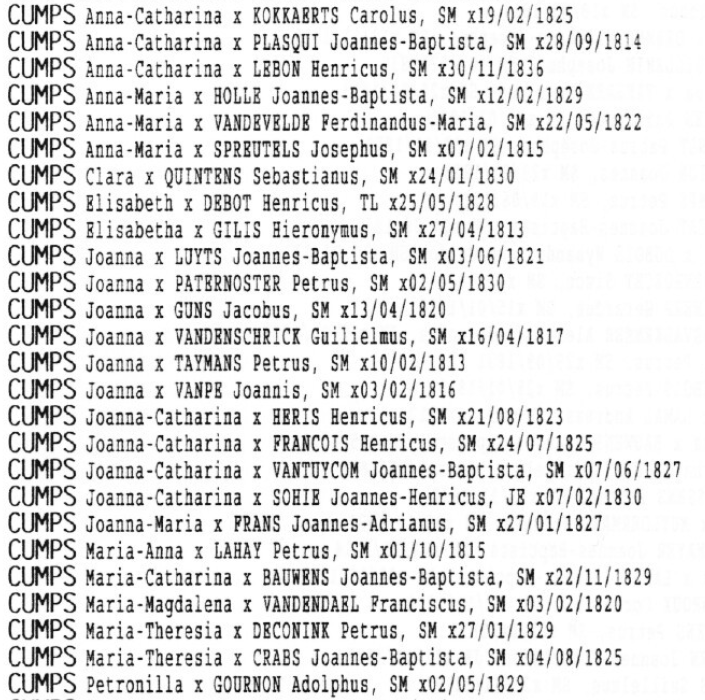
#> input picture Afbeelding 2.png, 705 x 700 px
$ python linesplitter.py   (Python 2 division)
#> lines starting #> are read from the running program, lines starting #| are printed output that depends on the picture; after the words box and inside, x2 and y2 are one past the last pixel; in counts of white or black regions, pixels touching at a corner belong together
import numpy as np
import cv2

# python reimplementation of:
#
# http://stackoverflow.com/questions/34981144/split-text-lines-in-scanned-document/35014061
#

print cv2.__version__

img = cv2.imread('Afbeelding 2.png')
#> img is the input picture: shape (700, 705, 3); min 11, max 255, mean 222.8

cv2.imshow('image',img)
#cv2.waitKey(0)
bin = (255 - img)
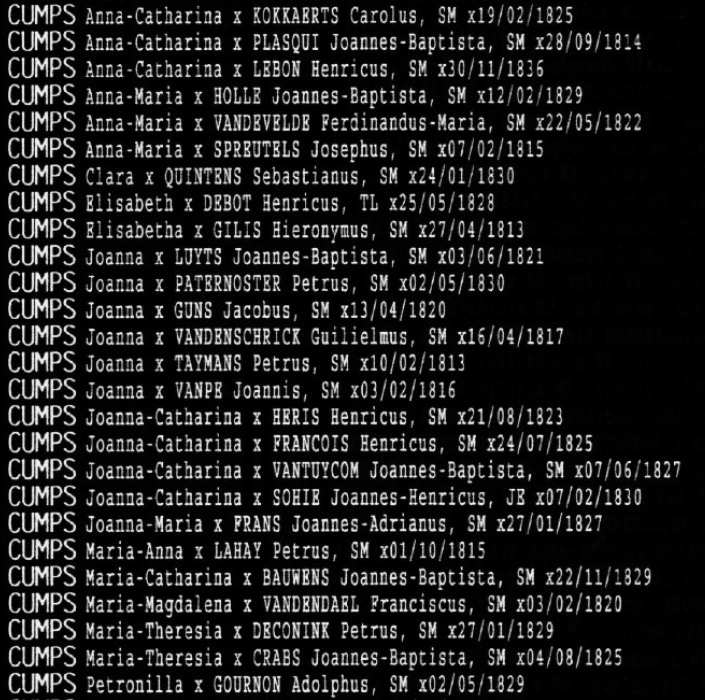
#> bin: shape (700, 705, 3); min 0, max 244, mean 32.2
bin = cv2.cvtColor(bin,cv2.COLOR_BGR2GRAY)
#> bin: shape (700, 705)
pts = cv2.findNonZero(bin)
#> pts = contour of 378683 points, box (x1, y1, x2, y2) (2, 0, 705, 700), area 2564

#box = cv2.minAreaRect(pts)

horProj = cv2.reduce(bin, 1, cv2.REDUCE_AVG)
#> horProj = 700 values, max 102 at index 503, min 1 at index 2, mean 32.16

horProj[horProj<=5.0] = 0

ycoords = []
y=0
count=0
isSpace=False

for i in xrange(0,horProj.size):
         if (not isSpace):
            if (not horProj[i]):
                isSpace=True
                count=1
                y=i
         else:
             if horProj[i]:
                 isSpace=False
                 ycoords.append(y/count)
             else:
                 y += i
                 count = count + 1
#> after the loop, count = 6; y = 4179; ycoords = 26 values from 1 to 669


cv2.imshow('img2',bin)
cv2.imwrite('inverted.png',bin)


result = cv2.cvtColor(bin, cv2.COLOR_GRAY2BGR)
(rows,cols,somthing) = result.shape
#> rows = 700; cols = 705; somthing = 3

count = 0
for i in xrange(0,len(ycoords)):
    # C++ version
    # line(result, Point(0, ycoords[i]), Point(result.cols, ycoords[i]), Scalar(0, 255, 0));
    cv2.line(result,(0,ycoords[i]),(cols,ycoords[i]),(0,255,0),1)
    if count > 0:
             # from: http://answers.opencv.org/question/14702/python-crop-not-working/
             # "The [] notation is really array slicing in numpy and not an OpenCV function,
             # so the first pair is rows and the second pair columns. This means you need
             # crop = vis[y1:y2, x1:x2]"

             sliced = img[ycoords[i-1]:ycoords[i], 0:cols]
             cv2.imshow('sliced' + str(i), sliced)
             cv2.imwrite('sliced\sliced' + str(i) + '.png',sliced)
    count = count + 1
#> this loop made 26 passes
#> pass 2, `sliced = img[ycoords[i-1]:ycoords[i], 0:cols]`:
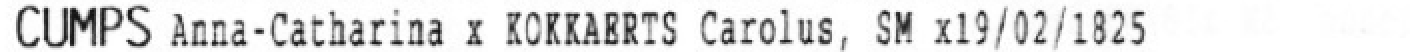
#> sliced: shape (26, 705, 3) (shown 2 times larger); min 17, max 255, mean 223.7
#> pass 3, `sliced = img[ycoords[i-1]:ycoords[i], 0:cols]`:
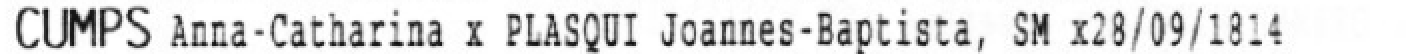
#> sliced: shape (27, 705, 3) (shown 2 times larger); min 15, max 255, mean 219.7
#> after the loop:
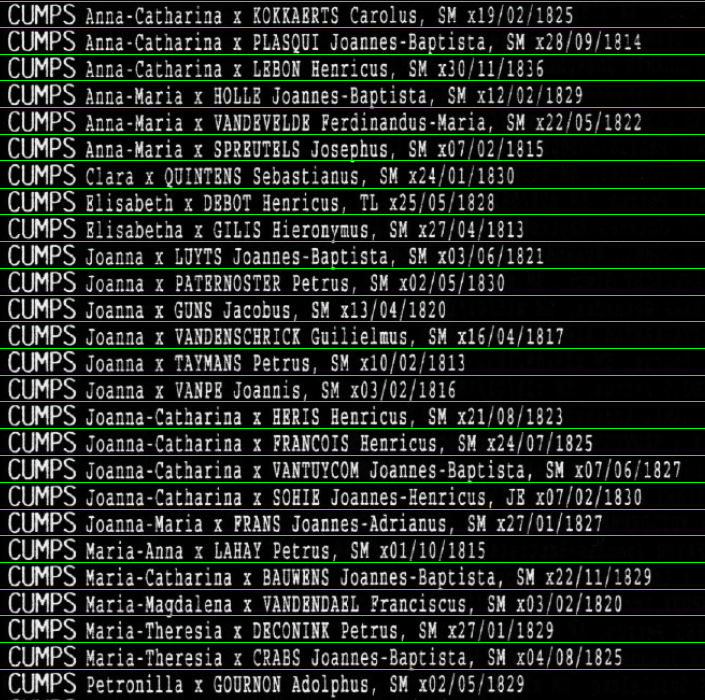
#> result: shape (700, 705, 3); 3.71% of pixels changed, all inside (x1, y1, x2, y2) = (0, 1, 705, 670)
#> after the loop, count = 26

cv2.imshow('result', result)
cv2.imwrite('result.png',result)
cv2.waitKey(0)
cv2.destroyAllWindows()

$ run again, with test.jpg saved as Afbeelding 2.png
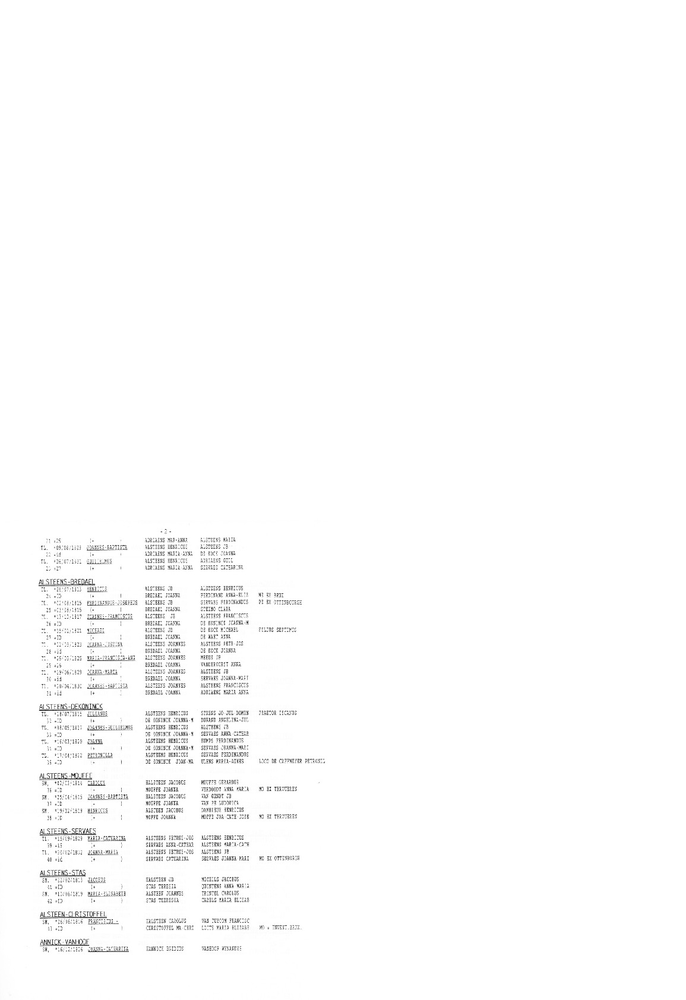
#> input picture test.jpg, 686 x 1000 px, shrunk from 1155 x 1684 before the run
#> img is the input picture: shape (1000, 686, 3); min 4, max 255, mean 252.3
#> `bin = (255 - img)`:
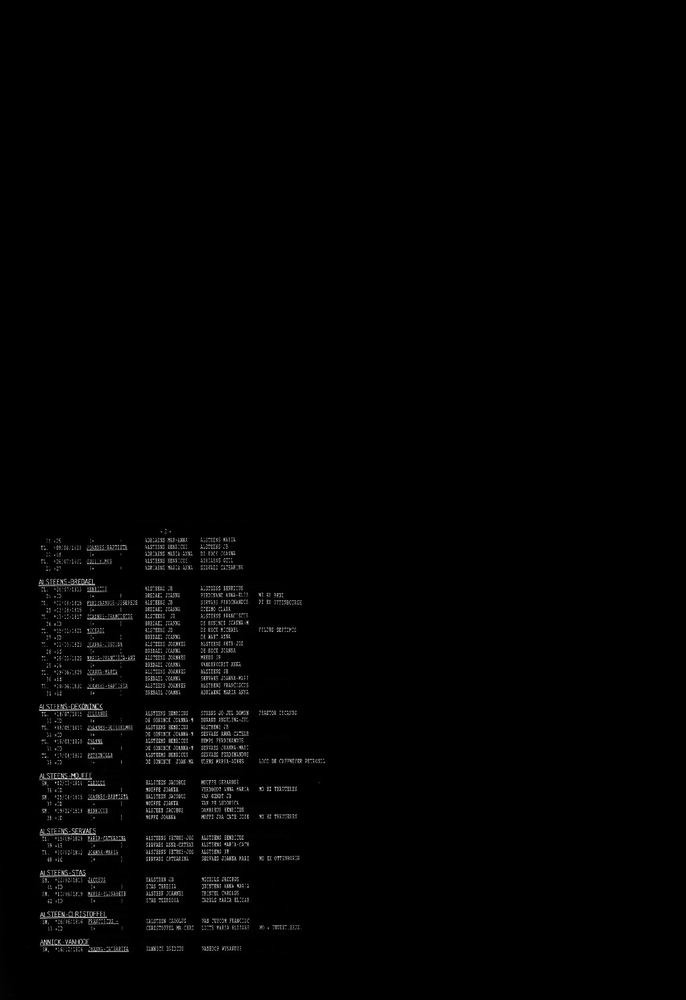
#> bin: shape (1000, 686, 3); min 0, max 251, mean 2.7
#> pts = contour of 64695 points, box (x1, y1, x2, y2) (0, 518, 328, 1000), area 76727
#> horProj = 1000 values, max 17 at index 714, min 0 at index 0, mean 2.67
#> after the loop `for i in xrange(0,horProj.size):`: count = 48; y = 46824; ycoords = 54 values from 268 to 943
#> the loop `for i in xrange(0,len(ycoords)):` made 54 passes
#> after the loop `for i in xrange(0,len(ycoords)):`:
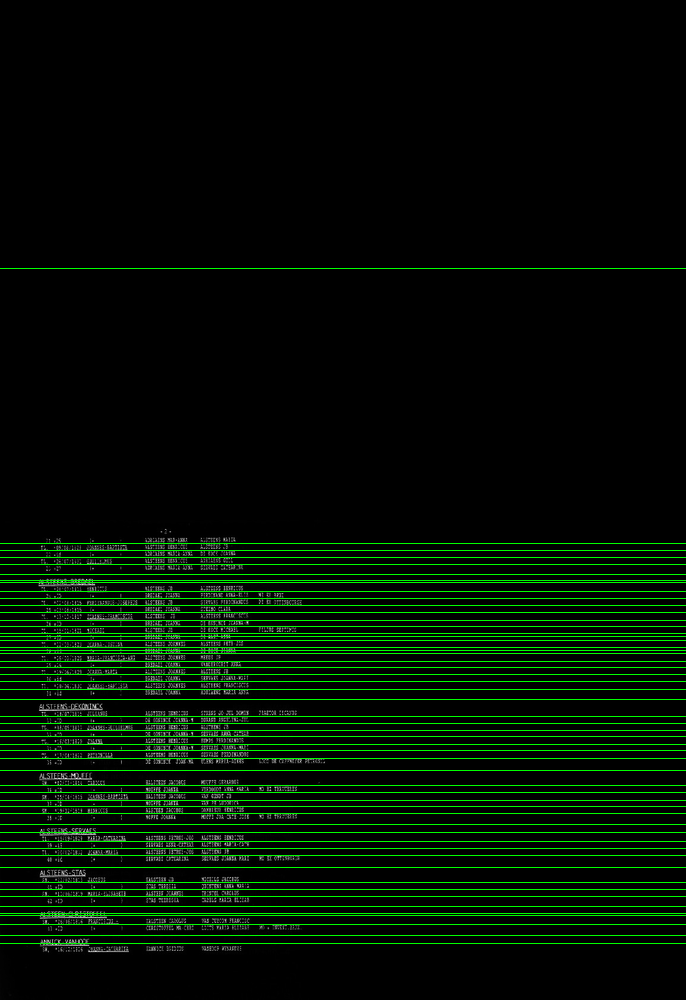
#> result: shape (1000, 686, 3); 5.4% of pixels changed, all inside (x1, y1, x2, y2) = (0, 268, 686, 944)
#> after the loop `for i in xrange(0,len(ycoords)):`: count = 54
